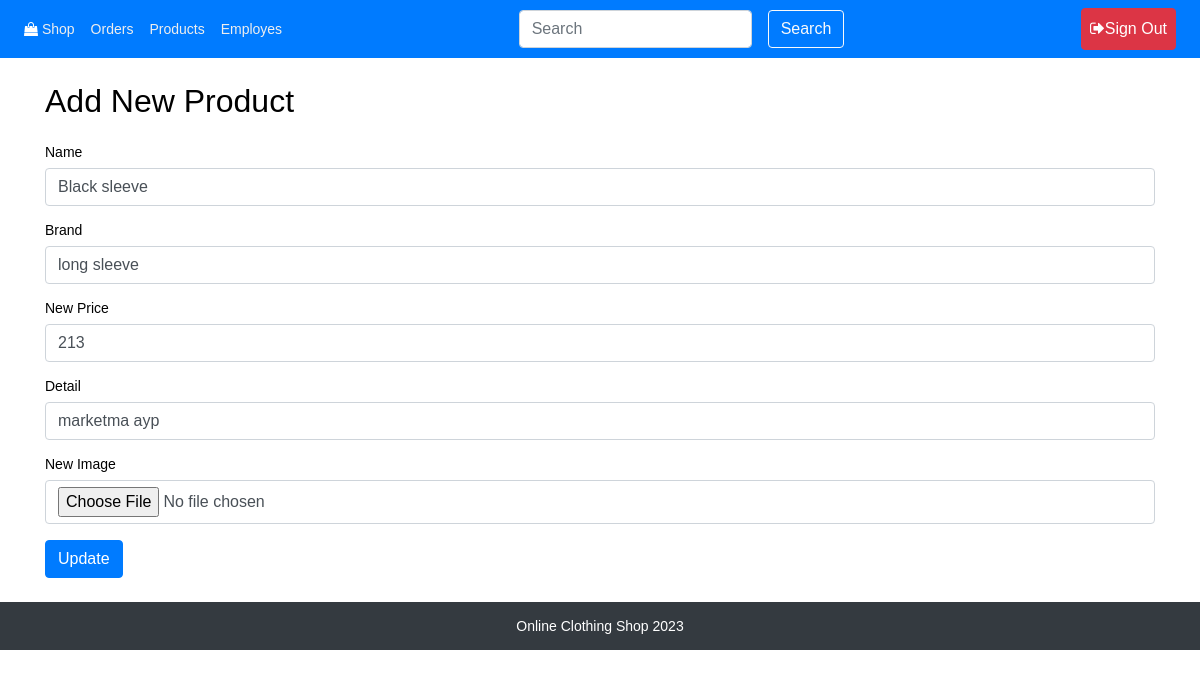
The page /components/product/update-product.php?id=5 (signed in) on the database its author committed.
### tables this page shows
CREATE TABLE IF NOT EXISTS `products` (
  `id` int(11) NOT NULL AUTO_INCREMENT,
  `name` varchar(64) NOT NULL,
  `brand` varchar(16) NOT NULL,
  `price` int(32) NOT NULL,
  `detail` varchar(128) NOT NULL,
  `img` varchar(128) NOT NULL,
  PRIMARY KEY (`id`),
  KEY `name` (`name`)
);

### components/product/update-product.php (the view, shortened to what this page needs)
<?php
$path = $_SERVER['DOCUMENT_ROOT'];
$path .= "/boutique/";
require_once($path . 'connect.php');
$id = $_GET['id'];
$SelSql = "SELECT * FROM `products` WHERE id=$id";
$res = mysqli_query($connection, $SelSql);
$r = mysqli_fetch_assoc($res);
?>
<?php require_once($path . 'templates/header.php') ?>
	<div class="container">
		<h2 class="my-4">Add New Product</h2>
		<form method="post" enctype="multipart/form-data">
			<div class="form-group">
                <label>Name</label>
				<input type="text" class="form-control" name="name" value="<?php echo $r['name'];?>" required/>
            </div>
            <div class="form-group">
                <label>Brand</label>
				<input type="text" class="form-control" name="brand" value="<?php echo $r['brand'];?>"/>
            </div>
            <div class="form-group">
                <label>New Price</label>
				<input type="text" class="form-control" name="price" value="<?php echo $r['price'];?>" required/>
            </div>
            <div class="form-group">
                <label>Detail</label>
				<input type="text" class="form-control" name="detail" value="<?php echo $r['detail'];?>"/>
            </div>
            <div class="form-group">
                <label>New Image</label>
				<input type="file" class="form-control" name="image" accept=".png,.gif,.jpg,.webp"/>
            </div>
			<input type="submit" class="btn btn-primary" value="Update" />
		</form>
	</div>
<?php require_once($path . 'templates/footer.php') ?>

### css/style.css (style rules this page uses)
* { color: black; }

### templates/header.php (style rules this page uses)
body { font: 14px sans-serif; }

### rows shown on the page
products: name "Black sleeve", brand "long sleeve", price "213", detail "marketma ayp"
